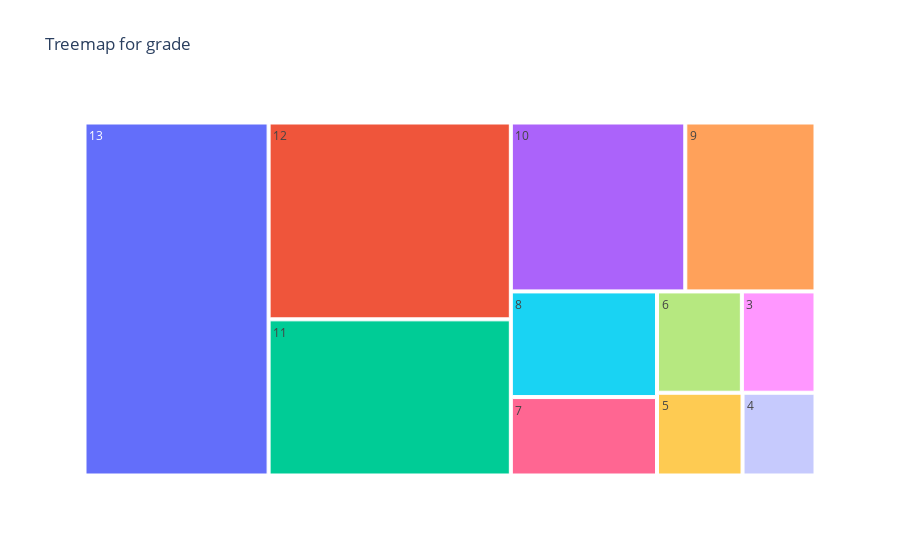
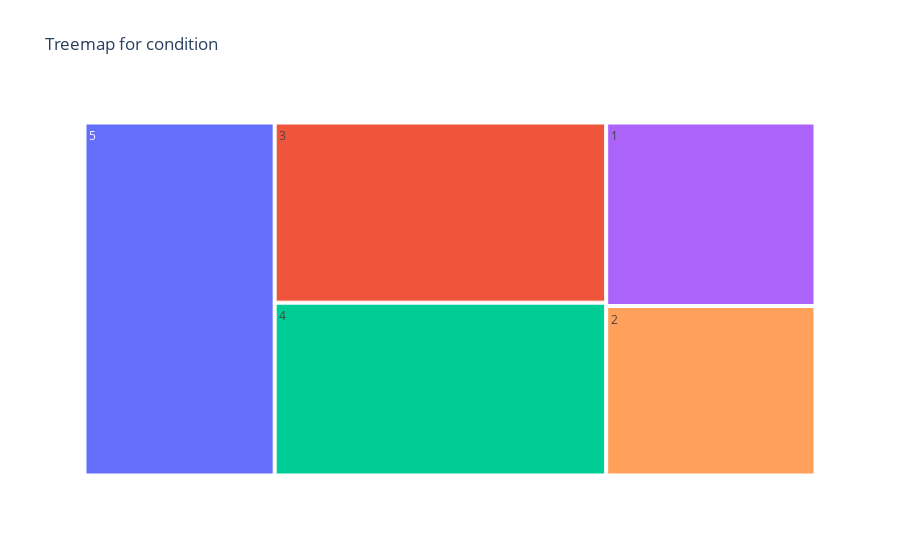
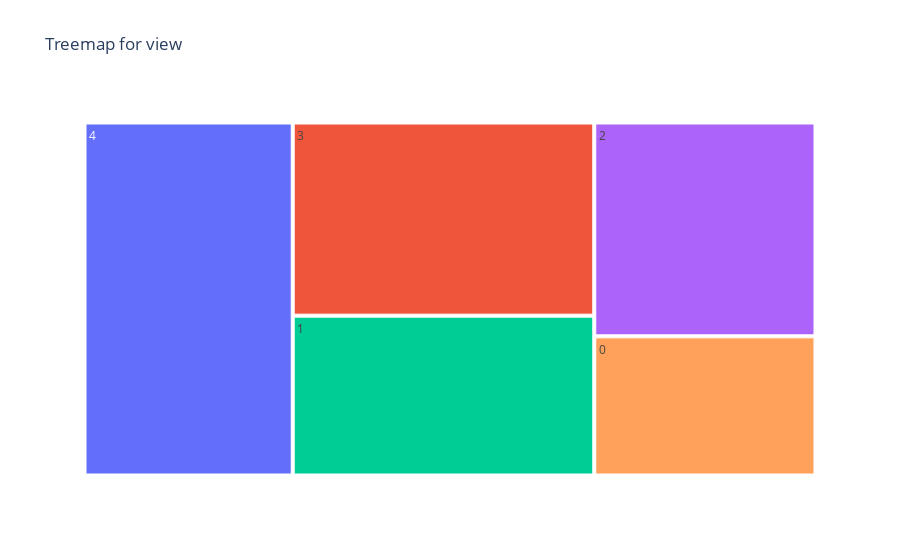
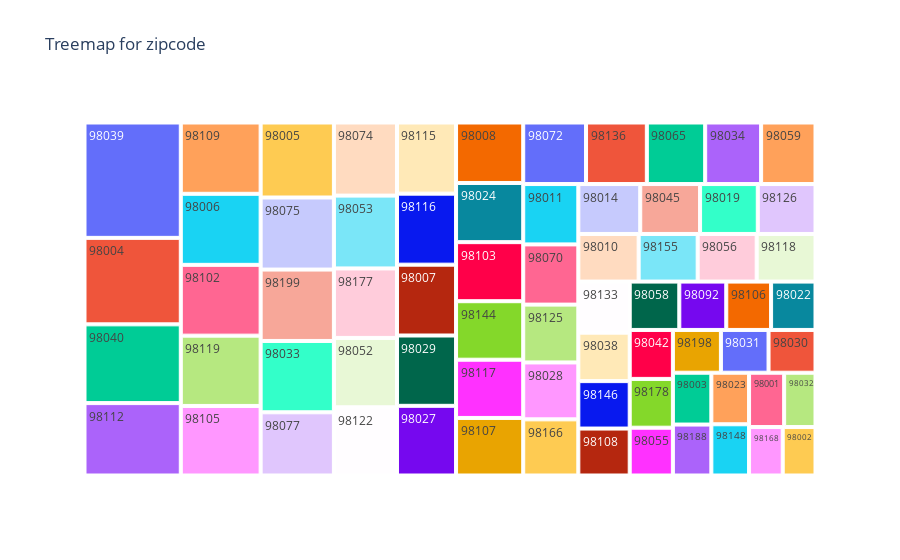

Notebook cell for these charts, in order:
### Markdown cell above
## <b><span style='color:#1f89e3'> 3.3 | </span>Composition</b>

### Code cell
import plotly.express as px

# Create a list of categorical variables you want to plot
categorical_variables = ['grade', 'condition', 'view', 'zipcode']

# Loop through each categorical variable and create a treemap
for variable in categorical_variables:
    avg_prices = df.groupby(variable)['price'].mean().reset_index()
    avg_prices = avg_prices.rename(columns={'price': 'Average_Price'})
    
    # Create the treemap
    fig = px.treemap(avg_prices, path=[variable], values="Average_Price", title=f'Treemap for {variable}')
    
    # Show the treemap
    fig.show()

### Figure 1 — Plotly figure (JSON) as saved in the notebook; plotly's stock layout.template omitted (floating-point values rounded to 4 significant figures)
{"data": [{"branchvalues": "total", "domain": {"x": [0, 1], "y": [0, 1]}, "hovertemplate": "labels=%{label}<br>Average_Price=%{value}<br>parent=%{parent}<br>id=%{id}<extra></extra>", "ids": ["3", "4", "5", "6", "7", "8", "9", "10", "11", "12", "13"], "labels": ["3", "4", "5", "6", "7", "8", "9", "10", "11", "12", "13"], "name": "", "parents": ["", "", "", "", "", "", "", "", "", "", ""], "type": "treemap", "values": [262000, 212000.0, 248500.0, 301900.0, 402600.0, 542200.0, 772300.0, 1035000.0, 1328000.0, 1674000.0, 2282000]}], "layout": {"legend": {"tracegroupgap": 0}, "title": {"text": "Treemap for grade"}}}

### Figure 2 — Plotly figure (JSON) as saved in the notebook; plotly's stock layout.template omitted (floating-point values rounded to 4 significant figures)
{"data": [{"branchvalues": "total", "domain": {"x": [0, 1], "y": [0, 1]}, "hovertemplate": "labels=%{label}<br>Average_Price=%{value}<br>parent=%{parent}<br>id=%{id}<extra></extra>", "ids": ["1", "2", "3", "4", "5"], "labels": ["1", "2", "3", "4", "5"], "name": "", "parents": ["", "", "", "", ""], "type": "treemap", "values": [341100.0, 315000.0, 530300.0, 508700.0, 596000.0]}], "layout": {"legend": {"tracegroupgap": 0}, "title": {"text": "Treemap for condition"}}}

### Figure 3 — Plotly figure (JSON) as saved in the notebook; plotly's stock layout.template omitted (floating-point values rounded to 4 significant figures)
{"data": [{"branchvalues": "total", "domain": {"x": [0, 1], "y": [0, 1]}, "hovertemplate": "labels=%{label}<br>Average_Price=%{value}<br>parent=%{parent}<br>id=%{id}<extra></extra>", "ids": ["0", "1", "2", "3", "4"], "labels": ["0", "1", "2", "3", "4"], "name": "", "parents": ["", "", "", "", ""], "type": "treemap", "values": [492900.0, 771700.0, 757300.0, 932500.0, 1177000.0]}], "layout": {"legend": {"tracegroupgap": 0}, "title": {"text": "Treemap for view"}}}

### Figure 4 — Plotly figure (JSON) as saved in the notebook; plotly's stock layout.template omitted (floating-point values rounded to 4 significant figures)
{"data": [{"branchvalues": "total", "domain": {"x": [0, 1], "y": [0, 1]}, "hovertemplate": "labels=%{label}<br>Average_Price=%{value}<br>parent=%{parent}<br>id=%{id}<extra></extra>", "ids": ["98001", "98002", "98003", "98004", "98005", "98006", "98007", "98008", "98010", "98011", "98014", "98019", "98022", "98023", "98024", "98027", "98028", "98029", "98030", "98031", "98032", "98033", "98034", "98038", "98039", "98040", "98042", "98045", "98052", "98053", "98055", "98056", "98058", "98059", "98065", "98070", "98072", "98074", "98075", "98077", "98092", "98102", "98103", "98105", "98106", "98107", "98108", "98109", "98112", "98115", "98116", "98117", "98118", "98119", "98122", "98125", "98126", "98133", "98136", "98144", "98146", "98148", "98155", "98166", "98168", "98177", "98178", "98188", "98198", "98199"], "labels": ["98001", "98002", "98003", "98004", "98005", "98006", "98007", "98008", "98010", "98011", "98014", "98019", "98022", "98023", "98024", "98027", "98028", "98029", "98030", "98031", "98032", "98033", "98034", "98038", "98039", "98040", "98042", "98045", "98052", "98053", "98055", "98056", "98058", "98059", "98065", "98070", "98072", "98074", "98075", "98077", "98092", "98102", "98103", "98105", "98106", "98107", "98108", "98109", "98112", "98115", "98116", "98117", "98118", "98119", "98122", "98125", "98126", "98133", "98136", "98144", "98146", "98148", "98155", "98166", "98168", "98177", "98178", "98188", "98198", "98199"], "name": "", "parents": ["", "", "", "", "", "", "", "", "", "", "", "", "", "", "", "", "", "", "", "", "", "", "", "", "", "", "", "", "", "", "", "", "", "", "", "", "", "", "", "", "", "", "", "", "", "", "", "", "", "", "", "", "", "", "", "", "", "", "", "", "", "", "", "", "", "", "", "", "", ""], "type": "treemap", "values": [281200.0, 234300.0, 294100.0, 1228000.0, 810300.0, 836500.0, 617300.0, 599100.0, 423700.0, 490400.0, 455600.0, 424800.0, 316700.0, 286700.0, 586100.0, 607100.0, 462500.0, 612600.0, 296200.0, 300300.0, 251300.0, 770400.0, 507700.0, 367100.0, 1638000.0, 1118000.0, 311600.0, 440200.0, 645200.0, 677200.0, 304300.0, 414500.0, 353600.0, 493600.0, 529600.0, 489400.0, 570100.0, 680200.0, 778500.0, 682900.0, 334900.0, 833600.0, 585000.0, 819000.0, 319600.0, 570200.0, 355700.0, 839500.0, 1028000.0, 619900.0, 618700.0, 576800.0, 413100.0, 827700.0, 634600.0, 469900.0, 424700.0, 387000.0, 551800.0, 579600.0, 359500.0, 284900.0, 414600.0, 456200.0, 240300.0, 646500.0, 310600.0, 289100.0, 302900.0, 771300.0]}], "layout": {"legend": {"tracegroupgap": 0}, "title": {"text": "Treemap for zipcode"}}}
